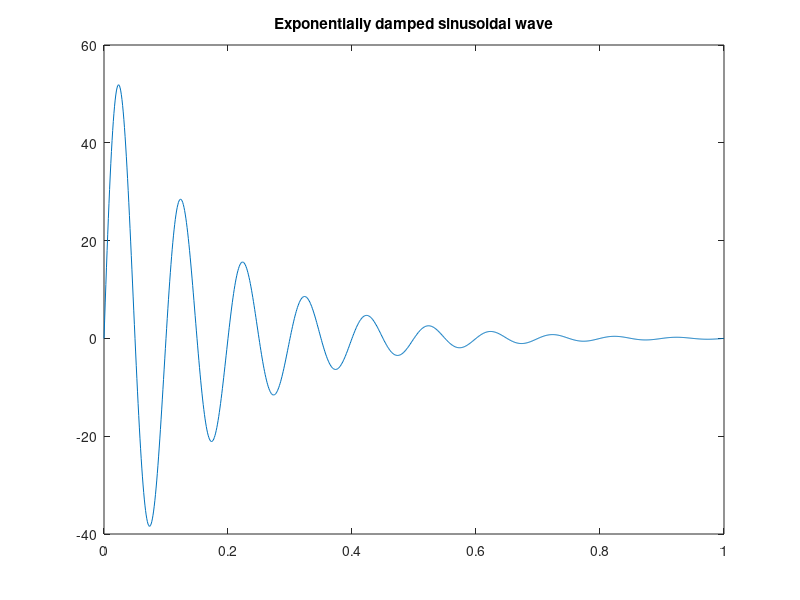

Reproduce this figure in MATLAB.
% Set the value of amplitude, frequency, phase, decay factor, and time range
A = 60; % Amplitude
WO = 20*pi; % Angular frequency
phi = 0; % Phase
a = 6; % Decay factor
t = 0:0.001:1; % Time range

% Generate the exponentially damped sinusoidal wave
expsine = A * sin(WO * t + phi) .* exp(-a * t);

% Plot the wave in a figure
figure
plot(t, expsine);

% Add a title to the plot
title('Exponentially damped sinusoidal wave');